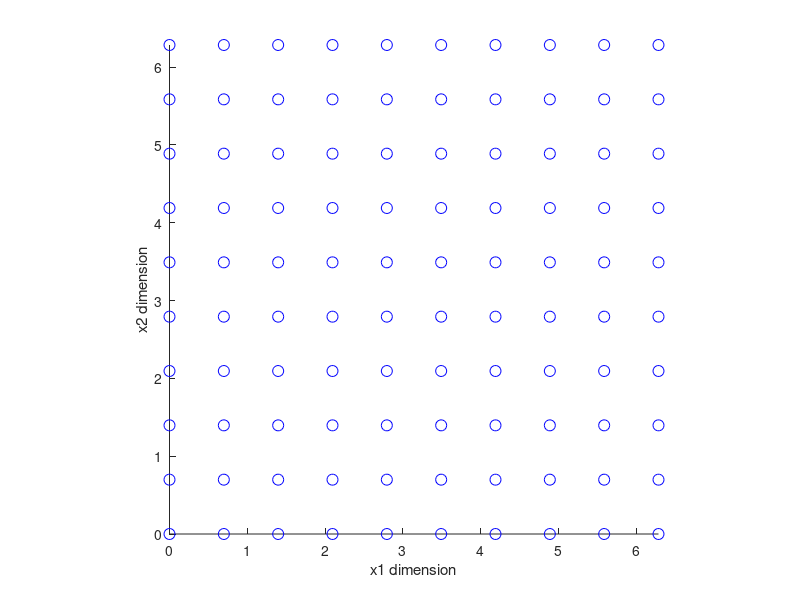
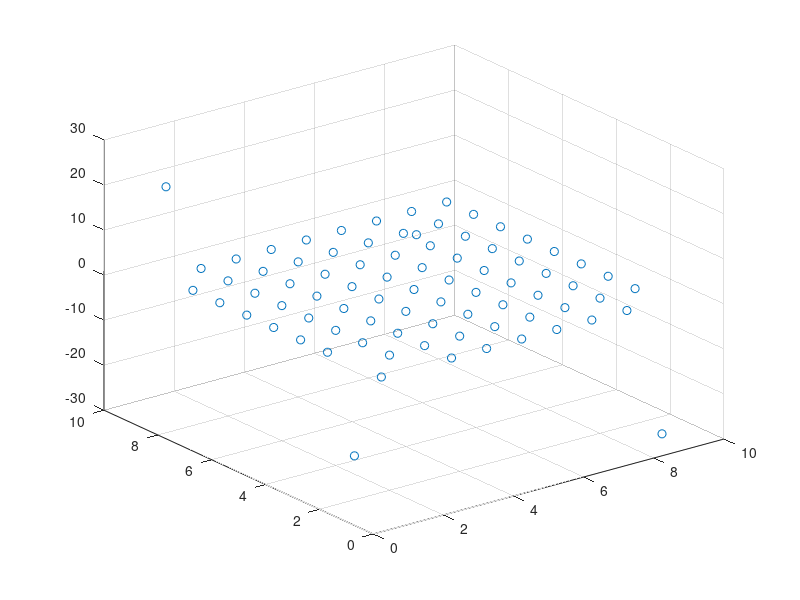

Reproduce these figures in MATLAB, in order. (Note: this script raises an error after producing the figures.)
close all

% sample times for the function
Nd = 10;

scale = 2;

x_d = linspace(0,2*pi,Nd);
L = max(x_d)-min(x_d);


x_d_L = linspace(0,2*pi,Nd*scale-1);

f = @(x1,x2) -.85*sin(x1+.5423234342) + .15*cos(2*x1) + .5*sin(x2);


[X1, X2] = meshgrid(x_d_L,x_d_L);
[X1d, X2d] = meshgrid(x_d,x_d);

Z = f(X1,X2);
Zd = f(X1d, X2d);

% plot the function and the locations which are sampled
figure(1)

C = 0.5*ones(size(Z));

% surf(X1,X2,Z,C)

% plot3(X1(:),X2(:),Z(:),...
%     'LineStyle','none',...
%     'Marker','.',...
%     'MarkerEdgeColor','b',...
%     'MarkerSize',5); 

color = hsv(20);

hold on

plot3(X1d(:),X2d(:),Zd(:),...
    'LineStyle','none',...
    'Marker','o',...
    'MarkerEdgeColor','b',...
    'MarkerSize',8); 

xlabel('x1 dimension')
ylabel('x2 dimension')
zlabel('z dimension')
minB = @(v) min(v)-0.2*abs(min(v));
maxB = @(v) max(v)+0.2*abs(max(v));

axis([0 2*pi 0 2*pi minB(Z(:)) maxB(Z(:))])
axis equal

% take the fft
f_d_fft = fft2(Zd(1:end-1,1:end-1));

figure(2)
[Xggg, Yggg]=meshgrid(1:Nd-1);
scatter3(Xggg(:),Yggg(:),imag(f_d_fft(:)))


% point to interpolate:
pt = [1.1,2.2];

tic

Yk = trig_interpol_dim(pt(1),f_d_fft,L);

f_eval = f(pt(1),pt(2))
f_intp = trig_interpol_dim(pt(2),reshape(Yk,[1,length(Yk)]),L)

toc

% % plot the interpolated values
% 
% figure(1)
% 
% [X1d_r, X2d_r] = meshgrid(x_d_L(1:end-1),x_d_L(1:end-1));
% 
% Z_Nd_r = Z_Nd;
% 
% plot3(X1d_r(:),X2d_r(:),real(Z_Nd_r(:)),...
%     'LineStyle','none',...
%     'Marker','o',...
%     'MarkerEdgeColor','k',...
%     'MarkerFaceColor',[0.8,0.8,0.8],...
%     'MarkerSize',5); 
% 
% title('Original Function(green), Sampled Points(blue), Interpolated Points(grey)')
% 
% avgerr = 100*mean(abs((f(X1d_r(:), X2d_r(:))-Z_Nd_r(:))./Z_Nd_r(:)));
% disp(avgerr)
